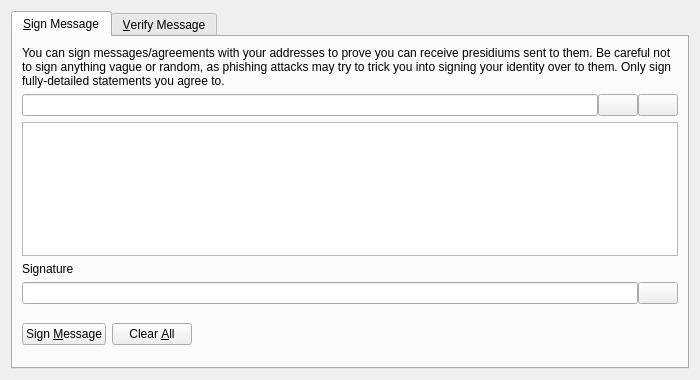
<?xml version="1.0" encoding="UTF-8"?>
<ui version="4.0">
 <class>SignVerifyMessageDialog</class>
 <widget class="QDialog" name="SignVerifyMessageDialog">
  <property name="geometry">
   <rect>
    <x>0</x>
    <y>0</y>
    <width>700</width>
    <height>380</height>
   </rect>
  </property>
  <property name="windowTitle">
   <string>Signatures - Sign / Verify a Message</string>
  </property>
  <property name="modal">
   <bool>true</bool>
  </property>
  <layout class="QVBoxLayout" name="verticalLayout">
   <item>
    <widget class="QTabWidget" name="tabWidget">
     <property name="currentIndex">
      <number>0</number>
     </property>
     <widget class="QWidget" name="tabSignMessage">
      <attribute name="title">
       <string>&amp;Sign Message</string>
      </attribute>
      <layout class="QVBoxLayout" name="verticalLayout_SM">
       <item>
        <widget class="QLabel" name="infoLabel_SM">
         <property name="text">
          <string>You can sign messages/agreements with your addresses to prove you can receive presidiums sent to them. Be careful not to sign anything vague or random, as phishing attacks may try to trick you into signing your identity over to them. Only sign fully-detailed statements you agree to.</string>
         </property>
         <property name="textFormat">
          <enum>Qt::PlainText</enum>
         </property>
         <property name="wordWrap">
          <bool>true</bool>
         </property>
        </widget>
       </item>
       <item>
        <layout class="QHBoxLayout" name="horizontalLayout_1_SM">
         <property name="spacing">
          <number>0</number>
         </property>
         <item>
          <widget class="QValidatedLineEdit" name="addressIn_SM">
           <property name="toolTip">
            <string>The Litecoin address to sign the message with</string>
           </property>
          </widget>
         </item>
         <item>
          <widget class="QPushButton" name="addressBookButton_SM">
           <property name="toolTip">
            <string>Choose previously used address</string>
           </property>
           <property name="text">
            <string/>
           </property>
           <property name="icon">
            <iconset resource="../bitcoin.qrc">
             <normaloff>:/icons/address-book</normaloff>:/icons/address-book</iconset>
           </property>
           <property name="shortcut">
            <string>Alt+A</string>
           </property>
           <property name="autoDefault">
            <bool>false</bool>
           </property>
          </widget>
         </item>
         <item>
          <widget class="QPushButton" name="pasteButton_SM">
           <property name="toolTip">
            <string>Paste address from clipboard</string>
           </property>
           <property name="text">
            <string/>
           </property>
           <property name="icon">
            <iconset resource="../bitcoin.qrc">
             <normaloff>:/icons/editpaste</normaloff>:/icons/editpaste</iconset>
           </property>
           <property name="shortcut">
            <string>Alt+P</string>
           </property>
           <property name="autoDefault">
            <bool>false</bool>
           </property>
          </widget>
         </item>
        </layout>
       </item>
       <item>
        <widget class="QPlainTextEdit" name="messageIn_SM">
         <property name="toolTip">
          <string>Enter the message you want to sign here</string>
         </property>
        </widget>
       </item>
       <item>
        <widget class="QLabel" name="signatureLabel_SM">
         <property name="text">
          <string>Signature</string>
         </property>
         <property name="textFormat">
          <enum>Qt::PlainText</enum>
         </property>
        </widget>
       </item>
       <item>
        <layout class="QHBoxLayout" name="horizontalLayout_2_SM">
         <property name="spacing">
          <number>0</number>
         </property>
         <item>
          <widget class="QLineEdit" name="signatureOut_SM">
           <property name="font">
            <font>
             <italic>true</italic>
            </font>
           </property>
           <property name="readOnly">
            <bool>true</bool>
           </property>
          </widget>
         </item>
         <item>
          <widget class="QPushButton" name="copySignatureButton_SM">
           <property name="toolTip">
            <string>Copy the current signature to the system clipboard</string>
           </property>
           <property name="text">
            <string/>
           </property>
           <property name="icon">
            <iconset resource="../bitcoin.qrc">
             <normaloff>:/icons/editcopy</normaloff>:/icons/editcopy</iconset>
           </property>
           <property name="autoDefault">
            <bool>false</bool>
           </property>
          </widget>
         </item>
        </layout>
       </item>
       <item>
        <layout class="QHBoxLayout" name="horizontalLayout_3_SM">
         <item>
          <widget class="QPushButton" name="signMessageButton_SM">
           <property name="toolTip">
            <string>Sign the message to prove you own this Litecoin address</string>
           </property>
           <property name="text">
            <string>Sign &amp;Message</string>
           </property>
           <property name="icon">
            <iconset resource="../bitcoin.qrc">
             <normaloff>:/icons/edit</normaloff>:/icons/edit</iconset>
           </property>
           <property name="autoDefault">
            <bool>false</bool>
           </property>
          </widget>
         </item>
         <item>
          <widget class="QPushButton" name="clearButton_SM">
           <property name="toolTip">
            <string>Reset all sign message fields</string>
           </property>
           <property name="text">
            <string>Clear &amp;All</string>
           </property>
           <property name="icon">
            <iconset resource="../bitcoin.qrc">
             <normaloff>:/icons/remove</normaloff>:/icons/remove</iconset>
           </property>
           <property name="autoDefault">
            <bool>false</bool>
           </property>
          </widget>
         </item>
         <item>
          <spacer name="horizontalSpacer_1_SM">
           <property name="orientation">
            <enum>Qt::Horizontal</enum>
           </property>
           <property name="sizeHint" stdset="0">
            <size>
             <width>40</width>
             <height>48</height>
            </size>
           </property>
          </spacer>
         </item>
         <item>
          <widget class="QLabel" name="statusLabel_SM">
           <property name="font">
            <font>
             <weight>75</weight>
             <bold>true</bold>
            </font>
           </property>
           <property name="text">
            <string/>
           </property>
           <property name="wordWrap">
            <bool>true</bool>
           </property>
          </widget>
         </item>
         <item>
          <spacer name="horizontalSpacer_2_SM">
           <property name="orientation">
            <enum>Qt::Horizontal</enum>
           </property>
           <property name="sizeHint" stdset="0">
            <size>
             <width>40</width>
             <height>48</height>
            </size>
           </property>
          </spacer>
         </item>
        </layout>
       </item>
      </layout>
     </widget>
     <widget class="QWidget" name="tabVerifyMessage">
      <attribute name="title">
       <string>&amp;Verify Message</string>
      </attribute>
      <layout class="QVBoxLayout" name="verticalLayout_VM">
       <item>
        <widget class="QLabel" name="infoLabel_VM">
         <property name="text">
          <string>Enter the receiver's address, message (ensure you copy line breaks, spaces, tabs, etc. exactly) and signature below to verify the message. Be careful not to read more into the signature than what is in the signed message itself, to avoid being tricked by a man-in-the-middle attack. Note that this only proves the signing party receives with the address, it cannot prove sendership of any transaction!</string>
         </property>
         <property name="textFormat">
          <enum>Qt::PlainText</enum>
         </property>
         <property name="alignment">
          <set>Qt::AlignLeading|Qt::AlignLeft|Qt::AlignTop</set>
         </property>
         <property name="wordWrap">
          <bool>true</bool>
         </property>
        </widget>
       </item>
       <item>
        <layout class="QHBoxLayout" name="horizontalLayout_1_VM">
         <property name="spacing">
          <number>0</number>
         </property>
         <item>
          <widget class="QValidatedLineEdit" name="addressIn_VM">
           <property name="toolTip">
            <string>The Litecoin address the message was signed with</string>
           </property>
          </widget>
         </item>
         <item>
          <widget class="QPushButton" name="addressBookButton_VM">
           <property name="toolTip">
            <string>Choose previously used address</string>
           </property>
           <property name="text">
            <string/>
           </property>
           <property name="icon">
            <iconset resource="../bitcoin.qrc">
             <normaloff>:/icons/address-book</normaloff>:/icons/address-book</iconset>
           </property>
           <property name="shortcut">
            <string>Alt+A</string>
           </property>
           <property name="autoDefault">
            <bool>false</bool>
           </property>
          </widget>
         </item>
        </layout>
       </item>
       <item>
        <widget class="QPlainTextEdit" name="messageIn_VM"/>
       </item>
       <item>
        <widget class="QValidatedLineEdit" name="signatureIn_VM"/>
       </item>
       <item>
        <layout class="QHBoxLayout" name="horizontalLayout_2_VM">
         <item>
          <widget class="QPushButton" name="verifyMessageButton_VM">
           <property name="toolTip">
            <string>Verify the message to ensure it was signed with the specified Litecoin address</string>
           </property>
           <property name="text">
            <string>Verify &amp;Message</string>
           </property>
           <property name="icon">
            <iconset resource="../bitcoin.qrc">
             <normaloff>:/icons/transaction_0</normaloff>:/icons/transaction_0</iconset>
           </property>
           <property name="autoDefault">
            <bool>false</bool>
           </property>
          </widget>
         </item>
         <item>
          <widget class="QPushButton" name="clearButton_VM">
           <property name="toolTip">
            <string>Reset all verify message fields</string>
           </property>
           <property name="text">
            <string>Clear &amp;All</string>
           </property>
           <property name="icon">
            <iconset resource="../bitcoin.qrc">
             <normaloff>:/icons/remove</normaloff>:/icons/remove</iconset>
           </property>
           <property name="autoDefault">
            <bool>false</bool>
           </property>
          </widget>
         </item>
         <item>
          <spacer name="horizontalSpacer_1_VM">
           <property name="orientation">
            <enum>Qt::Horizontal</enum>
           </property>
           <property name="sizeHint" stdset="0">
            <size>
             <width>40</width>
             <height>48</height>
            </size>
           </property>
          </spacer>
         </item>
         <item>
          <widget class="QLabel" name="statusLabel_VM">
           <property name="font">
            <font>
             <weight>75</weight>
             <bold>true</bold>
            </font>
           </property>
           <property name="text">
            <string/>
           </property>
           <property name="wordWrap">
            <bool>true</bool>
           </property>
          </widget>
         </item>
         <item>
          <spacer name="horizontalSpacer_2_VM">
           <property name="orientation">
            <enum>Qt::Horizontal</enum>
           </property>
           <property name="sizeHint" stdset="0">
            <size>
             <width>40</width>
             <height>48</height>
            </size>
           </property>
          </spacer>
         </item>
        </layout>
       </item>
      </layout>
     </widget>
    </widget>
   </item>
  </layout>
 </widget>
 <customwidgets>
  <customwidget>
   <class>QValidatedLineEdit</class>
   <extends>QLineEdit</extends>
   <header>qvalidatedlineedit.h</header>
  </customwidget>
 </customwidgets>
 <resources>
  <include location="../bitcoin.qrc"/>
 </resources>
 <connections/>
</ui>
